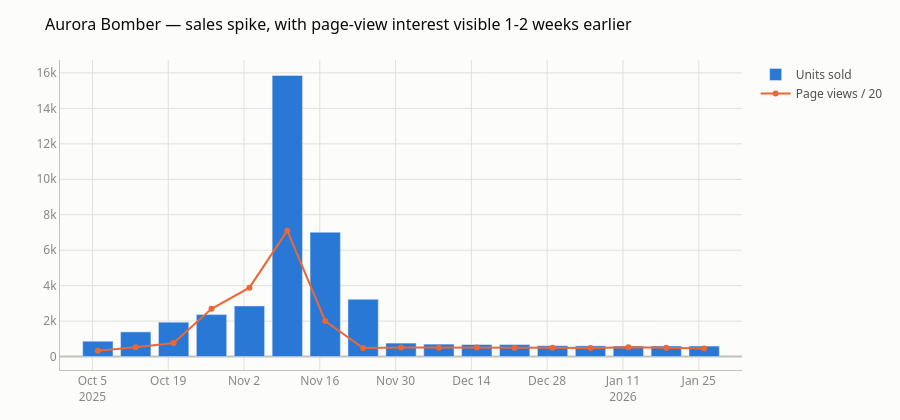

Write notebook code for a chart like this one.
### Markdown cell above
## Investigate — the spike, and its early digital signal

### Code cell
style_id = con.execute("SELECT style_id FROM silver.dim_style WHERE style_name='Aurora Bomber'").fetchone()[0]

sales = con.execute(f"""
    SELECT w.week_start_date, SUM(s.units) units
    FROM silver.fact_sales_line s JOIN silver.dim_week w ON w.week_id = s.week_id
    WHERE s.style_id = '{style_id}' GROUP BY 1 ORDER BY 1
""").df()
engagement = con.execute(f"""
    SELECT w.week_start_date, SUM(e.page_views) page_views
    FROM silver.fact_digital_engagement e
    JOIN silver.dim_sku sku ON sku.sku_id = e.sku_id
    JOIN silver.dim_week w ON w.week_id = e.week_id
    WHERE sku.style_id = '{style_id}' GROUP BY 1 ORDER BY 1
""").df()

fig = go.Figure()
fig.add_trace(go.Bar(x=sales["week_start_date"], y=sales["units"], name="Units sold", marker_color=CATEGORICAL[0]))
fig.add_trace(go.Scatter(x=engagement["week_start_date"], y=engagement["page_views"] / 20, name="Page views / 20",
                          line=dict(color=CATEGORICAL[1], width=2)))
style_fig(fig, "Aurora Bomber — sales spike, with page-view interest visible 1-2 weeks earlier")

### Figure 1 — Plotly figure (JSON) as saved in the notebook; plotly's stock layout.template omitted (floating-point values rounded to 4 significant figures)
{"data": [{"marker": {"color": "#2a78d6"}, "name": "Units sold", "type": "bar", "x": ["2025-10-06T00:00:00.000000", "2025-10-13T00:00:00.000000", "2025-10-20T00:00:00.000000", "2025-10-27T00:00:00.000000", "2025-11-03T00:00:00.000000", "2025-11-10T00:00:00.000000", "2025-11-17T00:00:00.000000", "2025-11-24T00:00:00.000000", "2025-12-01T00:00:00.000000", "2025-12-08T00:00:00.000000", "2025-12-15T00:00:00.000000", "2025-12-22T00:00:00.000000", "2025-12-29T00:00:00.000000", "2026-01-05T00:00:00.000000", "2026-01-12T00:00:00.000000", "2026-01-19T00:00:00.000000", "2026-01-26T00:00:00.000000"], "y": [865.0, 1390.0, 1942.0, 2367.0, 2856.0, 15860.0, 7014.0, 3230.0, 759.0, 701.0, 676.0, 676.0, 611.0, 602.0, 594.0, 595.0, 593.0]}, {"line": {"color": "#eb6834", "width": 2}, "name": "Page views / 20", "type": "scatter", "x": ["2025-10-06T00:00:00.000000", "2025-10-13T00:00:00.000000", "2025-10-20T00:00:00.000000", "2025-10-27T00:00:00.000000", "2025-11-03T00:00:00.000000", "2025-11-10T00:00:00.000000", "2025-11-17T00:00:00.000000", "2025-11-24T00:00:00.000000", "2025-12-01T00:00:00.000000", "2025-12-08T00:00:00.000000", "2025-12-15T00:00:00.000000", "2025-12-22T00:00:00.000000", "2025-12-29T00:00:00.000000", "2026-01-05T00:00:00.000000", "2026-01-12T00:00:00.000000", "2026-01-19T00:00:00.000000", "2026-01-26T00:00:00.000000"], "y": [327.7, 523.5, 767.8, 2695.0, 3887.0, 7103.0, 2007.0, 479.9, 511.2, 496.9, 506.4, 479.0, 491.1, 488.8, 519.1, 497.8, 453.9]}], "layout": {"colorway": ["#2a78d6", "#eb6834", "#1baf7a", "#eda100", "#e87ba4", "#008300", "#4a3aa7", "#e34948"], "font": {"color": "#52514e", "family": "system-ui, -apple-system, 'Segoe UI', sans-serif", "size": 12}, "height": 420, "legend": {"bgcolor": "rgba(0,0,0,0)", "bordercolor": "rgba(0,0,0,0)"}, "margin": {"b": 50, "l": 60, "r": 30, "t": 60}, "paper_bgcolor": "#fcfcfb", "plot_bgcolor": "#fcfcfb", "title": {"font": {"color": "#0b0b0b", "family": "system-ui, -apple-system, 'Segoe UI', sans-serif", "size": 16}, "text": "Aurora Bomber — sales spike, with page-view interest visible 1-2 weeks earlier"}, "xaxis": {"gridcolor": "#e1e0d9", "linecolor": "#c3c2b7", "tickfont": {"color": "#898781"}, "zerolinecolor": "#c3c2b7"}, "yaxis": {"gridcolor": "#e1e0d9", "linecolor": "#c3c2b7", "tickfont": {"color": "#898781"}, "zerolinecolor": "#c3c2b7"}}}
